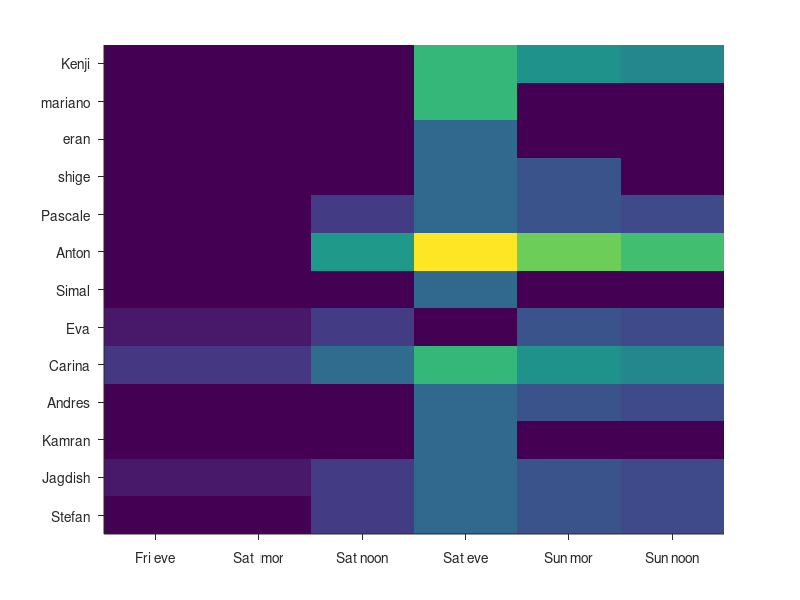

The MATLAB source for this figure:
function PutnamValley

TotSum = 920+577;

Names = {
'Kenji' 
'mariano'
'eran'
'shige'
'Pascale'
'Anton'
'Simal'
'Eva'
'Carina'
'Andres'
'Kamran'
'Jagdish'
'Stefan'
};

Days = {
    'Fri eve'	
    'Sat  mor'	
    'Sat noon'
    'Sat eve'
    'Sun mor'
    'Sun noon'
};


Occ = [0 0 0 2 2 2;
       0 0 0 2 0 0;
       0 0 0 1 0 0;
       0 0 0 1 1 0;
       0 0 1 1 1 1;
       0 0 3 3 3 3;
       0 0 0 1 0 0;
       1 1 1 0 1 1;
       2 2 2 2 2 2;
       0 0 0 1 1 1;
       0 0 0 1 0 0;
       1 1 1 1 1 1;
       0 0 1 1 1 1]
sumOcc = sum(Occ)

ndays = length(Days);
nnames = length(Names);

mOcc = Occ.*repmat(sum(Occ),nnames,1);

%pOcc = ceil(mOcc*TotSum/sum(mOcc(:)));
pOcc = round(mOcc*TotSum/sum(mOcc(:)));

sumOcc = sum(pOcc,2);

Spend = [0 0 0 0 0 577 0 920 0 0 0 0 0]';


Pay = ceil(pOcc)

for n=1:nnames
  fprintf([Names{n} '(' num2str(max(Occ(n,:))) ')' ' : ' num2str(sumOcc(n)-Spend(n)) '\n']);
end

fprintf(['\n Sum  : ' num2str(sum(sumOcc)) '\n']);

fprintf(['\n rel Sum  : ' num2str(sum(sumOcc-Spend)) '\n']);



imagesc(pOcc)
set(gca,'TickDir','out','XTickLabel',Days,'YTick',[1:nnames],'YTickLabel',Names)
box off



